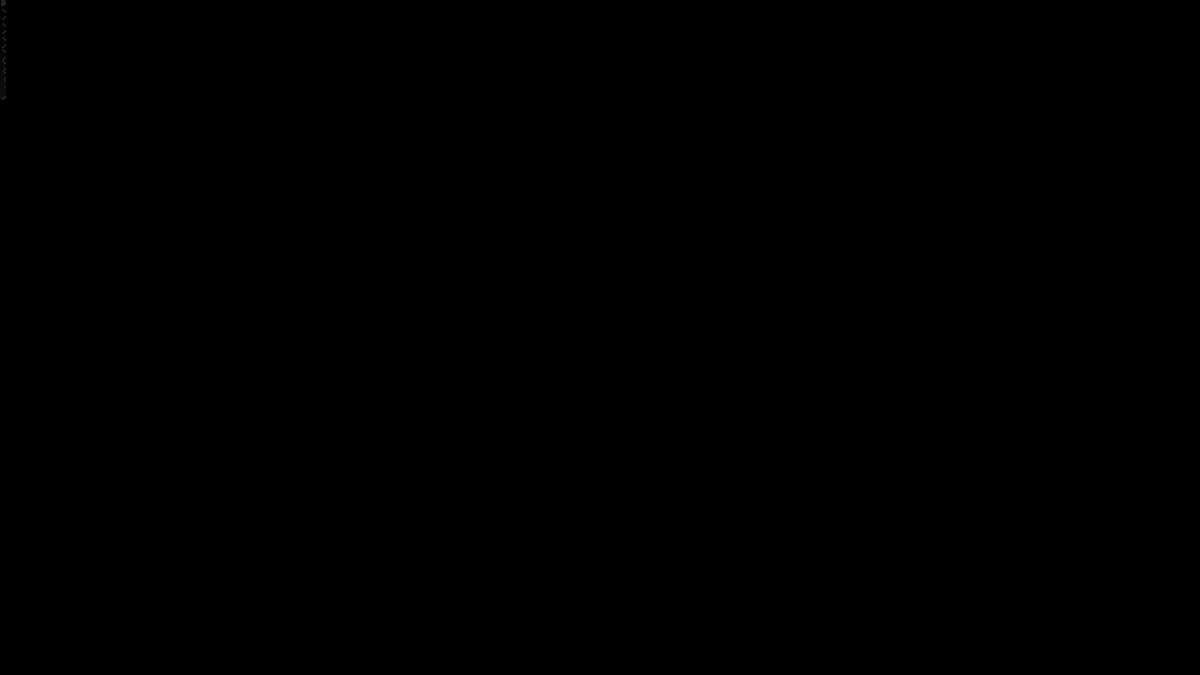
Frame 1 (no input)
Frame 60 (the mouse pressed at the canvas centre just before this capture): identical to frame 1, image omitted
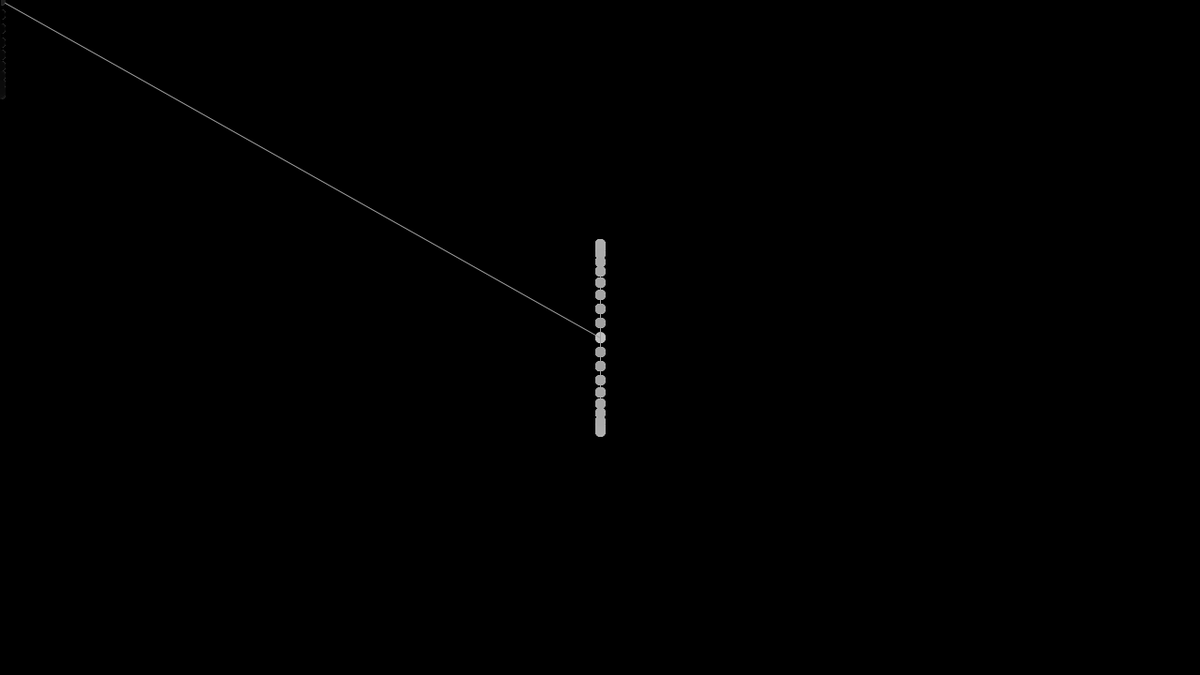
Frame 120 (the mouse held since frame 60 and released just before this capture)

The Processing sketch that drew these frames (run headless with seeded random() and noise(); from frame 60 on, the mouse is pressed at the canvas centre):

// Processing sketch: array_mouse
// ── array_mouse.pde
int len = 160;
int[] x = new int[len];
int[] y = new int[len];

void setup(){
  size(1280,720);
}

void draw(){
  background(0);
  // update array positions
  for (int i = x.length-1; i > 0; i--){
    x[i] = x[i-1];
    y[i] = y[i-1];
  }
  x[0] = mouseX;
  y[0] = mouseY;
  // draw the array positions
  noStroke();
  for (int i = 1; i < x.length; i++){
    float fctr = i/float(x.length); // this always gives a value 0-1
    fill(255-255.0*fctr);
    //float sz = 100.0*fctr;
    //ellipse(x[i],y[i], sz,sz);
    stroke(255-255.0*fctr);
    //line(width*0.5,height*0.5, x[i],y[i]);
    //draw a line for the fish ribs
    float y_val = sin(4.0*TWO_PI*fctr)*100;
    line(x[i],y[i]-y_val, x[i],y[i]);
    line(x[i],y[i]+y_val, x[i],y[i]);
    
    ellipse(x[i], y[i]-y_val, 10,10);
    ellipse(x[i], y[i]+y_val, 10,10);
    
    //draw a line to the previous position
    line(x[i-1],y[i-1], x[i],y[i]);
  }
}
